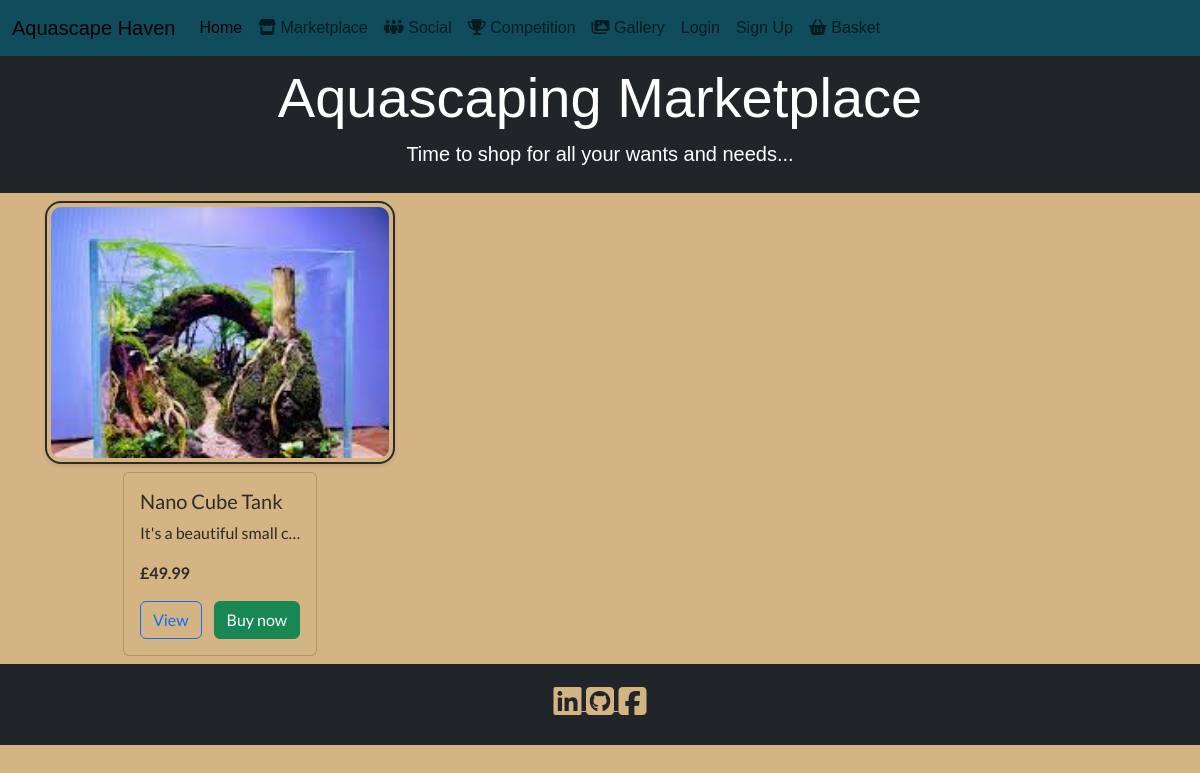
Page /marketplace/ on the earlier database version.
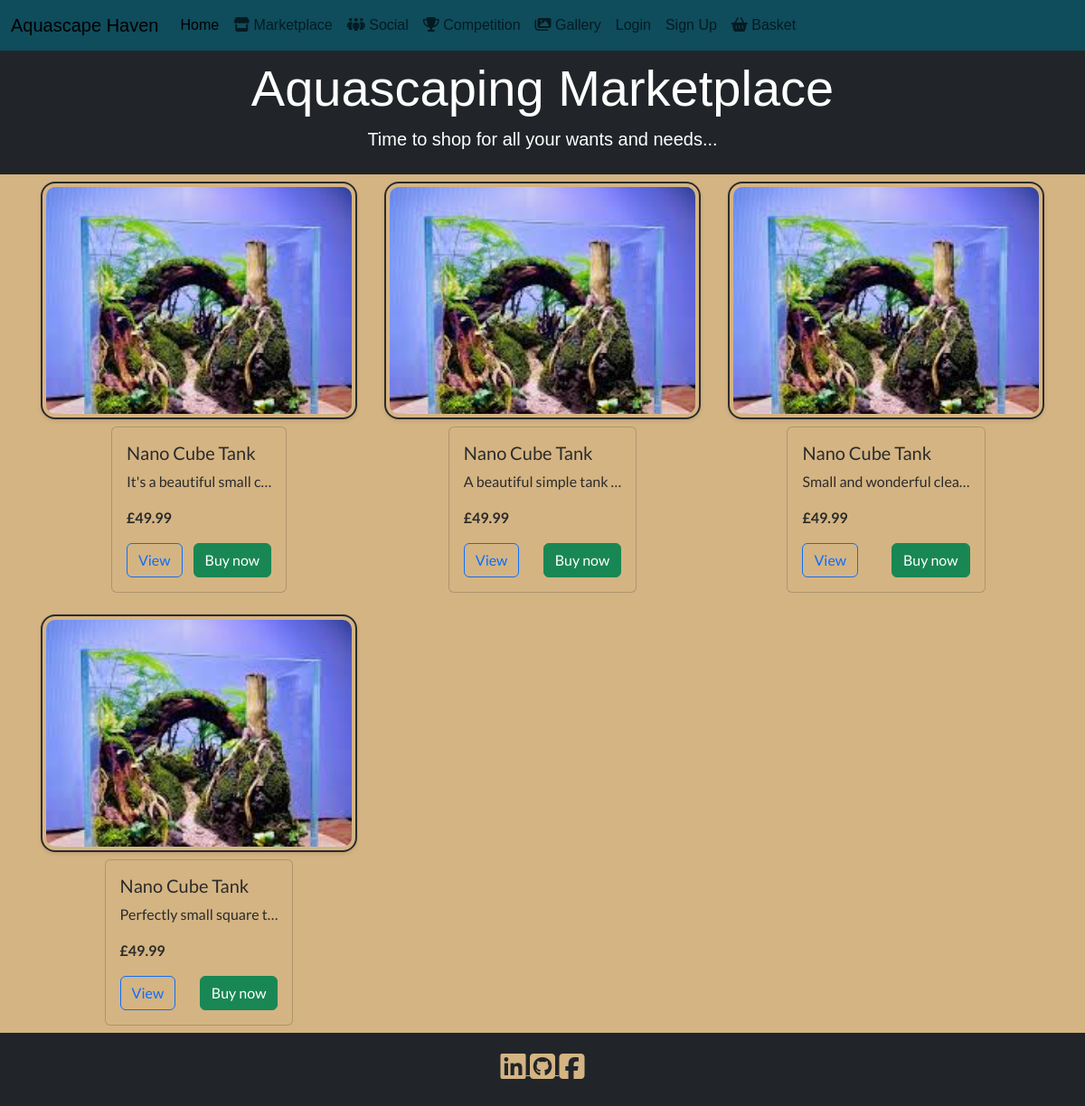
Same page on the later database version.
### marketplace/models.py (models this page shows, shortened)
class Product(models.Model):
    name = models.CharField(max_length=200)
    description = models.TextField()
    price = models.DecimalField(max_digits=10, decimal_places=2)
    image = models.ImageField(upload_to='product_images/')
    @property
    def display_price(self):
        return self.price

### marketplace/views.py (the view)
# urls.py: path('', views.product_list, name='product_list'),
def product_list(request):
    products = Product.objects.all()
    return render(request, 'marketplace/marketplace.html', {'products': products})

### basket/context.py (called while the page is built)
def basket_item_count(request):
    basket = request.session.get('basket', {})
    total_items = sum(basket.values())
    return {'basket_count': total_items}

### marketplace/templates/marketplace/marketplace.html
{% extends 'base.html' %}
{% load static %}
{% block content %}
<header class="bg-dark text-white text-center py-2">
    <h1 class="display-4">Aquascaping Marketplace</h1>
    <p class="lead">Time to shop for all your wants and needs...</p>
</header>
<div class="container py-2">
    <div class="row g-4">
        {% for product in products %}
        <div class="col-md-4 h-100">
            <div class="product-wrapper">
                <img class="product-image mx-auto d-block" src="{{ product.image.url }}" alt="{{ product.name }}">
                <div class="card h-100 product">
                    <div class="card-body w-100">
                        <h5 class="card-title">{{ product.name }}</h5>
                        <p class="card-text">{{ product.description|truncatechars:25 }}</p>
                        <p><strong>£{{ product.display_price|floatformat:2 }}</strong></p>
                        <div class="d-flex justify-content-between">
                            <a href="{% url 'product_view' product.id %}" class="btn btn-outline-primary">View</a>
                            <a href="{% url 'add_to_basket' product.id %}" class="btn btn-success">Buy now</a>
                        </div>
                    </div>
                </div>
            </div>
        </div>
        {% endfor %}
    </div>
</div>
{% endblock %}

### templates/base.html (shortened to what this page needs)
{% load static %}
<!DOCTYPE html>
<html lang="en">
<head>
    {% block css %}
    <link rel="stylesheet" href="{% static 'css/base.css' %}">
    <link href="https://cdn.jsdelivr.net/npm/bootstrap@5.3.8/dist/css/bootstrap.min.css" rel="stylesheet">
    {% endblock %}
</head>
<body>
    <nav class="navbar navbar-expand-lg">
        <div class="container-fluid">
            <a class="navbar-brand" href="{% url 'home' %}">Aquascape Haven</a>
                <div class="collapse navbar-collapse" id="navbarSupportedContent">
                    <ul class="navbar-nav me-auto mb-2 mb-lg-0">
                        <li class="nav-item">
                            <a class="nav-link active" aria-current="page" href="{% url 'home' %}">Home</a>
                        </li>
                        <li class="nav-item">
                            <a class="nav-link" href="{% url 'product_list' %}">
                                <i class="fas fa-store"></i>
                                Marketplace
                            </a>
                        </li>
                        <li class="nav-item">
                            <a class="nav-link" href="{% url 'community_view' %}">
                                <i class="fas fa-people-group"></i>
                                Social
                            </a>
                        </li>
                        <li class="nav-item">
                            <a class="nav-link" href="#">
                                <i class="fas fa-trophy"></i>
                                Competition
                            </a>
                        </li>
                        <li class="nav-item">
                            <a class="nav-link" href="{% url 'gallery' %}">
                                <i class="fas fa-images"></i>
                                Gallery
                            </a>
                        </li>
                        {% if user.is_authenticated %}
                            <li class="nav-item">
                                <a class="nav-link" href="">
                                    <i class="fas fa-user"></i>
                                    My Account
                                </a>
                            </li>
                            <li class="nav-item">
                                <a class="nav-link" href="{% url 'account_logout' %}">
                                    Logout
                                </a>
                            </li>
                        {% else %}
                            <li class="nav-item">
                                <a class="nav-link" href="{% url 'account_login' %}">
                                    Login
                                </a>
                            </li>
                            <li class="nav-item">
                                <a class="nav-link" href="{% url 'account_signup' %}">
                                    Sign Up
                                </a>
                            </li>
                        {% endif %}
                        <li class="nav-item">
                            <a class="nav-link position-relative" href="{% url 'view_basket' %}">
                                <i class="fas fa-shopping-basket"></i>
                                Basket
                            </a>
                        </li>
                    </ul>
                </div>
        </div>
    </nav>
    {% block content %}
    {% endblock %}
    <footer>
        <section class="bg-dark text-white text-center py-1">
            <div class="container">
                <div class="row my-4">
                    <div class="col social-links px-2">
                        <a
                        href="https://www.linkedin.com/in/samantha-spencer-56521173/"
                        target="_blank"
                        rel="noopener"
                        aria-label="Samantha Spencer's LinkedIn profile (opens in new tab)"
                        >
                        <i class="fa-brands fa-linkedin fa-lg"></i>
                        </a>
                        <a
                        href="https://github.com/14sammie41"
                        target="_blank"
                        rel="noopener"
                        aria-label="Samantha Spencer's GitHub profile (opens in new tab)"
                        >
                        <i class="fa-brands fa-square-github fa-lg"></i>
                        </a>
                        <a
                        href="https://www.facebook.com/samanthaelsiespencer/"
                        target="_blank"
                        rel="noopener"
                        aria-label="Samantha Spencer's Facebook profile (opens in new tab)"
                        >
                        <i class="fa-brands fa-square-facebook fa-lg"></i>
                        </a>
                    </div>
                </div>
            </div>
        </section>
    </footer>
</body>
</html>

### static/css/base.css (style rules this page uses)
:root { --primary-font: 'Playfair Display', sans-serif; --secondary-font: 'Lato', sans-serif; --primary-color: #5b7553; --secondary-color: #c97b63; --text-color: #2b2b2b; --background-color: #d4b483; --highlight-color: #0f4c5c; }
.navbar { background-color: var(--highlight-color) !important; color: var(--text-color) !important; font-family: var(--primary-font); }
body { background-color: var(--background-color) !important; }
header { font-family: var(--primary-font); color: var(--background-color); }
.card { display: flex; flex-direction: column; justify-content: center; background-color: var(--background-color); color: var(--text-color); font-family: var(--primary-font); max-height: 250px; overflow: hidden; }
.product-wrapper { width: 100%; display: flex; flex-direction: column; align-items: center; }
.product { color: var(--text-color) !important; background-color: var(--background-color) !important; font-family: var(--secondary-font) !important; }
.product-image { aspect-ratio: 4/3; border: 2px solid var(--text-color); border-radius: 1rem; padding: 4px; object-fit: cover; margin-bottom: 0.5rem; box-shadow: 0 2px 4px rgba(0, 0, 0, 0.1); }
footer .social-links a { font-family: var(--primary-font) !important; color: var(--background-color) !important; size: 2rem; }
.fa-lg { font-size: 2rem !important; }

Differences in the rows shown:
added Product: image (picture), name "Nano Cube Tank", description "A beautiful simple tank …", display_price "49.99"
added Product: image (picture), name "Nano Cube Tank", description "Small and wonderful clea…", display_price "49.99"
added Product: image (picture), name "Nano Cube Tank", description "Perfectly small square t…", display_price "49.99"
